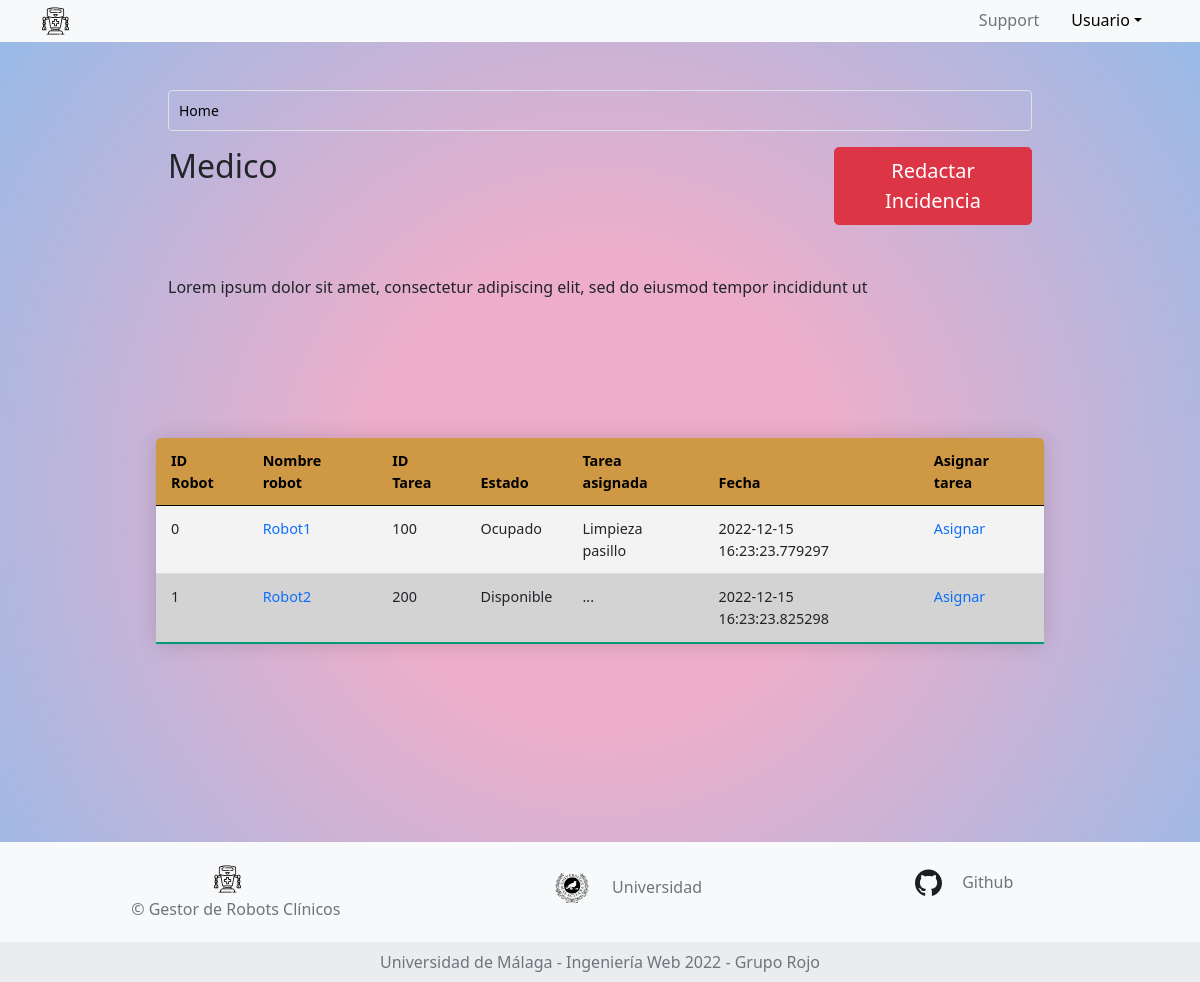
Before: /doctor with the older database file.
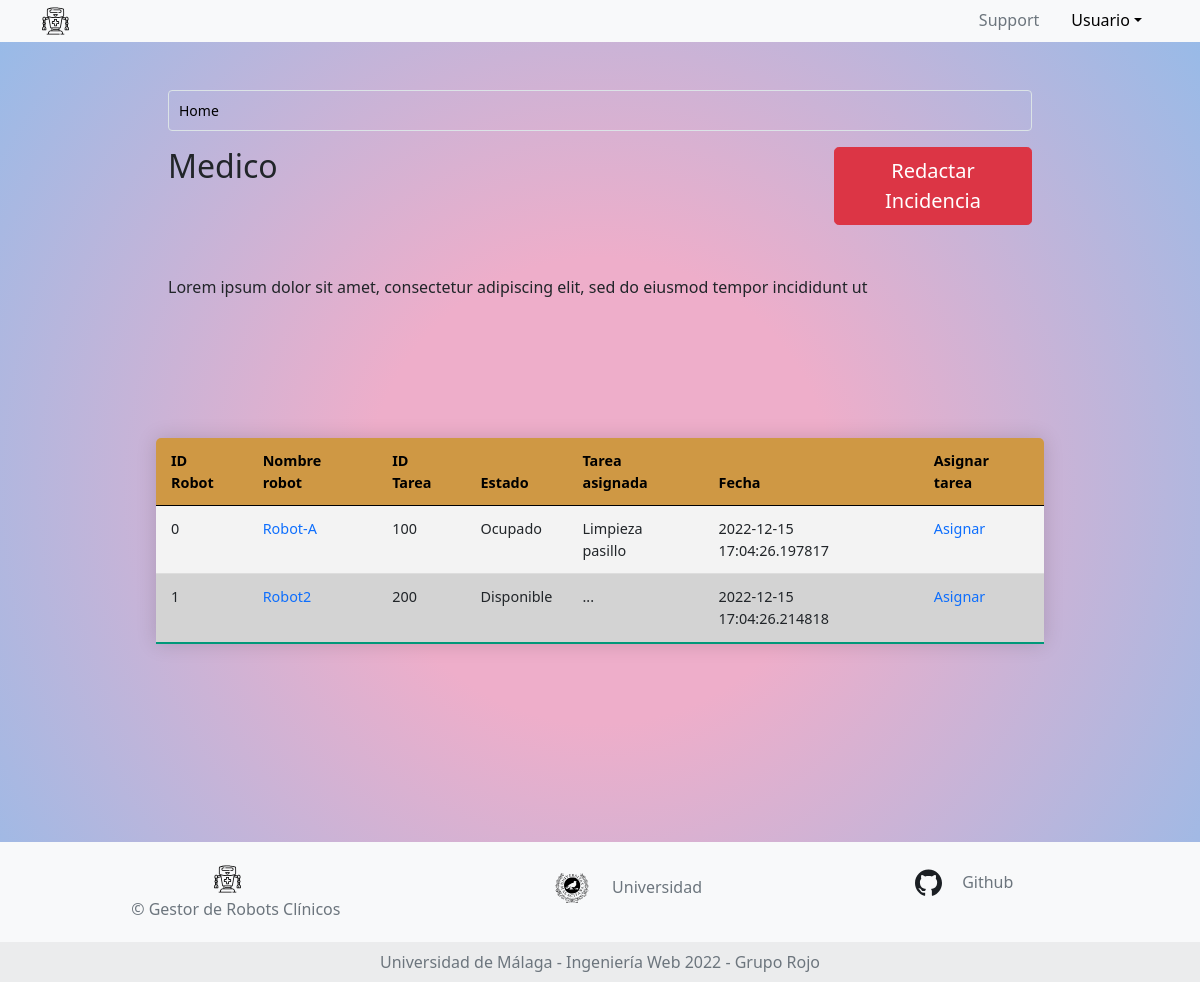
After: the same page with the newer database file.
### app.py (models this page shows, shortened)
class Tabla_Medico(db.Model):
    __tablename__ = 'Tabla medico'
    id_robot = db.Column(db.String(150), nullable=False, primary_key= True)
    name_robot = db.Column(db.String(150), db.ForeignKey(Robots.name))
    id_Tareas = db.Column(db.String(100), db.ForeignKey(Tareas.id))
    estado = db.Column(db.String(150),nullable=False )
    tipoTarea = db.Column(db.String(150), nullable=False)
    date = db.Column(db.DateTime, default=datetime.utcnow)
    estado = db.Column(db.String(150), nullable=True)

### app.py (the view)
@app.route("/doctor", methods=["GET", "POST"])
def doctor():
    robots_db = db.session.query(Robots).all()
    tareas_db = db.session.query(Tareas).all()
    accion_db = db.session.query(Tabla_Medico).all()
    return render_template('template_medico.jinja', robots = robots_db, tareas = tareas_db, acciones=accion_db)

### templates/template_medico.jinja (shortened to what this page needs)
{% extends 'base.jinja' %}
{% block content %}
<body class="bg">
  <div class="main-container row p-5 mx-0 justify-content-center align-items-center align-self-center">
    <div class="row col-md-10 px-3">
      <nav aria-label="breadcrumb">
        <ol class="breadcrumb breadcrumb-custom">
          <li class="breadcrumb-item active" aria-current="page"><span>Home</span></li>
        </ol>
      </nav>
    </div>
    <div class="row col-md-10 px-3">
      <div class="col-sm-9">
        <legend>
          <h2>Medico</h2>
        </legend>
      </div>
      <div class="col-sm-3"><button type="button" onclick="location.href='/doctor/formularioIncidencia'" class="btn btn-danger btn-lg">Redactar Incidencia</button></div>
      <p class="padd">
        Lorem ipsum dolor sit amet, consectetur adipiscing elit, sed do eiusmod tempor incididunt ut
      </p>
    </div>
    <fieldset class="text-black col-md-10 px-3 bot2">
      <form method="GET" class="mt-5 row justify-content-center table-sortable">
        <div>
          <table class="table">
            <thead>
              <tr>
                <th scope="col">ID Robot</th>
                <th scope="col">Nombre robot</th>
                <th scope="col">ID Tarea</th>
                <th scope="col">Estado</th>
                <th scope="col">Tarea asignada</th>
                <th scope="col">Fecha</th>
                <th scope="col">Asignar tarea</th>
              </tr>
            </thead>
            <tbody>
              {% for tablas in acciones %}
              <tr>
                <td>{{tablas.id_robot}}</td>
                <td><a href="/doctor/{{tablas.id_robot}}">{{tablas.name_robot}}</td>
                <td>{{tablas.id_Tareas}}</td>
                <td>{{tablas.estado}}</td>
                <td>{{tablas.tipoTarea}}</td>
                <td>{{tablas.date}}</td>
                <td>
                  <a href="/asignarTareas/{{tablas.id_robot}}">Asignar</a>
                </td>
              </tr>
              {% endfor %}
            </tbody>
          </table>
        </div>
      </form>
    </fieldset>
    {% endblock %}

Changed rows visible on the page:
changed Tabla_Medico "Ocupado": name_robot "Robot1" → "Robot-A"; date "2022-12-15 16:23:23.779297" → "2022-12-15 17:04:26.197817"
changed Tabla_Medico "Robot2": date "2022-12-15 16:23:23.825298" → "2022-12-15 17:04:26.214818"
